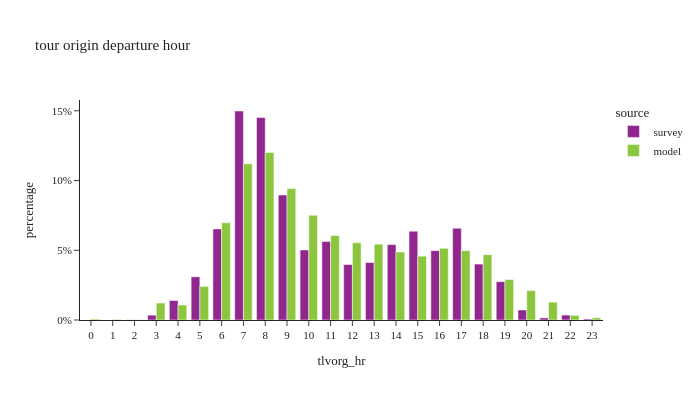

Write notebook code for a chart like this one.
### Code cell
df_plot = (
    df_tour.group_by(['tlvorg_hr', 'source'])
    .agg([
        pl.col('toexpfac').count().alias('sample_count'),
        pl.col('toexpfac').sum().alias('toexpfac')
    ])
    .with_columns((pl.col('toexpfac') / pl.col('toexpfac').sum().over(['source'])).alias('percentage'))
)

fig = px.bar(df_plot.to_pandas(), x="tlvorg_hr", y="percentage", color="source",
             barmode="group", title="tour origin departure hour",
             hover_data=['toexpfac', 'sample_count'])
fig.update_layout(height=400, width=700, font=dict(size=11),
                  xaxis=dict(dtick=1, categoryorder='category ascending'),
                  yaxis=dict(tickformat=".0%"))
fig.show()

### Figure 1 — Plotly figure (JSON) as saved in the notebook; plotly's stock layout.template omitted (floating-point values rounded to 4 significant figures)
{"data": [{"alignmentgroup": "True", "customdata": [[630900.0, 941.0], [211500.0, 529.0], [115700.0, 236.0], [3110.0, 6.0], [274900.0, 391.0], [570.9, 1.0], [209400.0, 389.0], [227500.0, 400.0], [14890.0, 18.0], [377300.0, 632.0], [268200.0, 432.0], [167500.0, 429.0], [130500.0, 144.0], [168800.0, 345.0], [30280.0, 99.0], [36.86, 1.0], [611200.0, 1021.0], [58950.0, 50.0], [6441.0, 38.0], [237000.0, 429.0], [277100.0, 504.0], [173500.0, 386.0], [14560.0, 21.0]], "hovertemplate": "source=survey<br>tlvorg_hr=%{x}<br>percentage=%{y}<br>toexpfac=%{customdata[0]}<br>sample_count=%{customdata[1]}<extra></extra>", "legendgroup": "survey", "marker": {"color": "#91268F", "pattern": {"shape": ""}}, "name": "survey", "offsetgroup": "survey", "orientation": "v", "showlegend": true, "textposition": "auto", "type": "bar", "x": [7, 10, 19, 23, 6, 2, 16, 14, 22, 9, 15, 12, 5, 18, 20, 0, 8, 4, 21, 11, 17, 13, 3], "xaxis": "x", "y": [0.1499, 0.05023, 0.02749, 0.0007389, 0.0653, 0.0001356, 0.04974, 0.05405, 0.003536, 0.08961, 0.06372, 0.03978, 0.031, 0.0401, 0.007192, 8.757e-06, 0.1452, 0.014, 0.00153, 0.05629, 0.06583, 0.0412, 0.003458], "yaxis": "y"}, {"alignmentgroup": "True", "customdata": [[62640.0, 62640.0], [2549.0, 2549.0], [19260.0, 19260.0], [140200.0, 140200.0], [352100.0, 352100.0], [266300.0, 266300.0], [405800.0, 405800.0], [299100.0, 299100.0], [9287.0, 9287.0], [74600.0, 74600.0], [283700.0, 283700.0], [3901.0, 3901.0], [122500.0, 122500.0], [289300.0, 289300.0], [651400.0, 651400.0], [437200.0, 437200.0], [698800.0, 698800.0], [168800.0, 168800.0], [316400.0, 316400.0], [272500.0, 272500.0], [993.0, 993.0], [548300.0, 548300.0], [322400.0, 322400.0], [70820.0, 70820.0]], "hovertemplate": "source=model<br>tlvorg_hr=%{x}<br>percentage=%{y}<br>toexpfac=%{customdata[0]}<br>sample_count=%{customdata[1]}<extra></extra>", "legendgroup": "model", "marker": {"color": "#8CC63E", "pattern": {"shape": ""}}, "name": "model", "offsetgroup": "model", "orientation": "v", "showlegend": true, "textposition": "auto", "type": "bar", "x": [4, 1, 22, 5, 11, 15, 6, 16, 23, 21, 14, 0, 20, 17, 7, 10, 8, 19, 13, 18, 2, 9, 12, 3], "xaxis": "x", "y": [0.01076, 0.0004381, 0.003311, 0.0241, 0.06052, 0.04577, 0.06974, 0.05141, 0.001596, 0.01282, 0.04875, 0.0006704, 0.02105, 0.04971, 0.112, 0.07513, 0.1201, 0.02901, 0.05437, 0.04683, 0.0001707, 0.09423, 0.05541, 0.01217], "yaxis": "y"}], "layout": {"barmode": "group", "font": {"size": 11}, "height": 400, "legend": {"title": {"text": "source"}, "tracegroupgap": 0}, "title": {"text": "tour origin departure hour"}, "width": 700, "xaxis": {"anchor": "y", "categoryorder": "category ascending", "domain": [0.0, 1.0], "dtick": 1, "title": {"text": "tlvorg_hr"}}, "yaxis": {"anchor": "x", "domain": [0.0, 1.0], "tickformat": ".0%", "title": {"text": "percentage"}}}}
